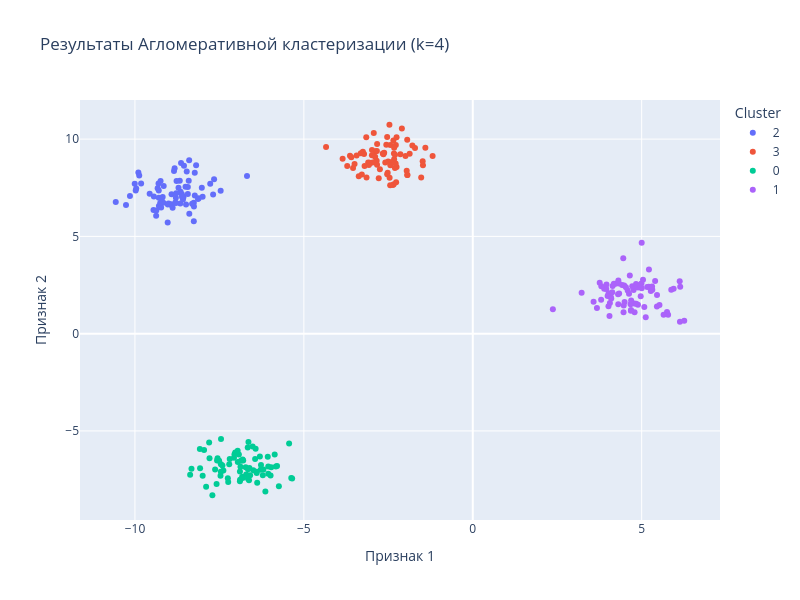

The code cell stored with this chart in its notebook:
### Code cell
visualize_clusters(
    data,
    clusters,
    f'Результаты Агломеративной кластеризации (k={OPTIMAL_CLUSTERS})'
)
